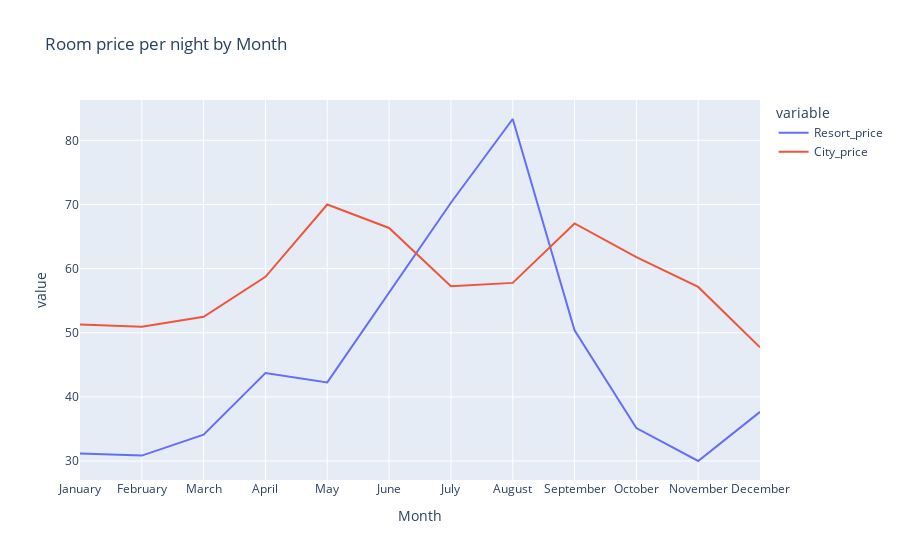

Notebook cell for this chart:
### Code cell
px.line(combine, x='Month',
       y=['Resort_price', 'City_price'],
       title='Room price per night by Month')

### Figure 1 — Plotly figure (JSON) as saved in the notebook; plotly's stock layout.template omitted (floating-point values rounded to 4 significant figures)
{"data": [{"hovertemplate": "variable=Resort_price<br>Month=%{x}<br>value=%{y}<extra></extra>", "legendgroup": "Resort_price", "line": {"color": "#636efa", "dash": "solid"}, "marker": {"symbol": "circle"}, "mode": "lines", "name": "Resort_price", "orientation": "v", "showlegend": true, "type": "scatter", "x": ["January", "February", "March", "April", "May", "June", "July", "August", "September", "October", "November", "December"], "xaxis": "x", "y": [31.17, 30.85, 34.1, 43.73, 42.25, 56.35, 70.26, 83.32, 50.37, 35.14, 30.0, 37.67], "yaxis": "y"}, {"hovertemplate": "variable=City_price<br>Month=%{x}<br>value=%{y}<extra></extra>", "legendgroup": "City_price", "line": {"color": "#EF553B", "dash": "solid"}, "marker": {"symbol": "circle"}, "mode": "lines", "name": "City_price", "orientation": "v", "showlegend": true, "type": "scatter", "x": ["January", "February", "March", "April", "May", "June", "July", "August", "September", "October", "November", "December"], "xaxis": "x", "y": [51.28, 50.95, 52.48, 58.72, 69.99, 66.34, 57.26, 57.77, 67.04, 61.8, 57.14, 47.72], "yaxis": "y"}], "layout": {"legend": {"title": {"text": "variable"}, "tracegroupgap": 0}, "title": {"text": "Room price per night by Month"}, "xaxis": {"anchor": "y", "domain": [0, 1], "title": {"text": "Month"}}, "yaxis": {"anchor": "x", "domain": [0, 1], "title": {"text": "value"}}}}
